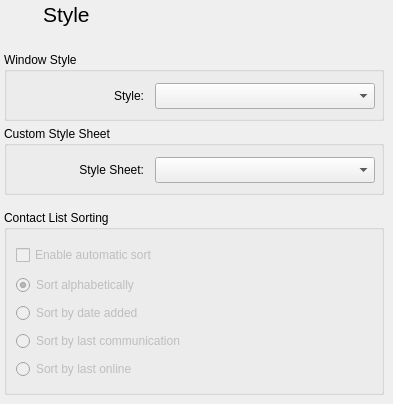
    <widget class="QWidget" name="style_Page">
     <widget class="QGroupBox" name="CustomStyle">
      <property name="geometry">
       <rect>
        <x>4</x>
        <y>126</y>
        <width>380</width>
        <height>69</height>
       </rect>
      </property>
      <property name="minimumSize">
       <size>
        <width>380</width>
        <height>69</height>
       </size>
      </property>
      <property name="maximumSize">
       <size>
        <width>380</width>
        <height>69</height>
       </size>
      </property>
      <property name="sizeIncrement">
       <size>
        <width>0</width>
        <height>0</height>
       </size>
      </property>
      <property name="title">
       <string>Custom Style Sheet</string>
      </property>
      <widget class="QWidget" name="layoutWidget6">
       <property name="geometry">
        <rect>
         <x>10</x>
         <y>30</y>
         <width>361</width>
         <height>28</height>
        </rect>
       </property>
       <layout class="QGridLayout" name="gridLayout_24">
        <item row="0" column="0">
         <widget class="QLabel" name="label_8">
          <property name="sizePolicy">
           <sizepolicy hsizetype="Fixed" vsizetype="Fixed">
            <horstretch>0</horstretch>
            <verstretch>0</verstretch>
           </sizepolicy>
          </property>
          <property name="maximumSize">
           <size>
            <width>130</width>
            <height>92</height>
           </size>
          </property>
          <property name="baseSize">
           <size>
            <width>120</width>
            <height>92</height>
           </size>
          </property>
          <property name="text">
           <string>Style Sheet:</string>
          </property>
          <property name="alignment">
           <set>Qt::AlignRight|Qt::AlignTrailing|Qt::AlignVCenter</set>
          </property>
         </widget>
        </item>
        <item row="0" column="1" alignment="Qt::AlignRight">
         <widget class="QComboBox" name="styleSheetCombo">
          <property name="enabled">
           <bool>true</bool>
          </property>
          <property name="minimumSize">
           <size>
            <width>220</width>
            <height>26</height>
           </size>
          </property>
          <property name="maximumSize">
           <size>
            <width>220</width>
            <height>26</height>
           </size>
          </property>
          <property name="font">
           <font>
            <pointsize>9</pointsize>
            <weight>50</weight>
            <bold>false</bold>
           </font>
          </property>
          <property name="autoFillBackground">
           <bool>false</bool>
          </property>
          <property name="iconSize">
           <size>
            <width>200</width>
            <height>92</height>
           </size>
          </property>
          <property name="frame">
           <bool>true</bool>
          </property>
         </widget>
        </item>
       </layout>
      </widget>
     </widget>
     <widget class="QGroupBox" name="WindowStyle">
      <property name="geometry">
       <rect>
        <x>4</x>
        <y>52</y>
        <width>380</width>
        <height>69</height>
       </rect>
      </property>
      <property name="minimumSize">
       <size>
        <width>380</width>
        <height>69</height>
       </size>
      </property>
      <property name="maximumSize">
       <size>
        <width>380</width>
        <height>69</height>
       </size>
      </property>
      <property name="title">
       <string>Window Style</string>
      </property>
      <widget class="QWidget" name="layoutWidget7">
       <property name="geometry">
        <rect>
         <x>10</x>
         <y>30</y>
         <width>361</width>
         <height>28</height>
        </rect>
       </property>
       <layout class="QGridLayout" name="gridLayout_25">
        <item row="0" column="0">
         <widget class="QLabel" name="label_7">
          <property name="sizePolicy">
           <sizepolicy hsizetype="Fixed" vsizetype="Fixed">
            <horstretch>0</horstretch>
            <verstretch>0</verstretch>
           </sizepolicy>
          </property>
          <property name="maximumSize">
           <size>
            <width>130</width>
            <height>92</height>
           </size>
          </property>
          <property name="baseSize">
           <size>
            <width>120</width>
            <height>92</height>
           </size>
          </property>
          <property name="text">
           <string>Style:</string>
          </property>
          <property name="alignment">
           <set>Qt::AlignRight|Qt::AlignTrailing|Qt::AlignVCenter</set>
          </property>
         </widget>
        </item>
        <item row="0" column="1" alignment="Qt::AlignRight">
         <widget class="QComboBox" name="styleCombo">
          <property name="enabled">
           <bool>true</bool>
          </property>
          <property name="sizePolicy">
           <sizepolicy hsizetype="Fixed" vsizetype="Fixed">
            <horstretch>0</horstretch>
            <verstretch>0</verstretch>
           </sizepolicy>
          </property>
          <property name="minimumSize">
           <size>
            <width>220</width>
            <height>26</height>
           </size>
          </property>
          <property name="maximumSize">
           <size>
            <width>220</width>
            <height>26</height>
           </size>
          </property>
          <property name="baseSize">
           <size>
            <width>200</width>
            <height>92</height>
           </size>
          </property>
          <property name="frame">
           <bool>true</bool>
          </property>
         </widget>
        </item>
       </layout>
      </widget>
     </widget>
     <widget class="QWidget" name="layoutWidget_17">
      <property name="geometry">
       <rect>
        <x>4</x>
        <y>0</y>
        <width>86</width>
        <height>30</height>
       </rect>
      </property>
      <layout class="QGridLayout" name="Style">
       <property name="horizontalSpacing">
        <number>3</number>
       </property>
       <item row="0" column="1" alignment="Qt::AlignLeft">
        <widget class="QLabel" name="label_30">
         <property name="minimumSize">
          <size>
           <width>0</width>
           <height>28</height>
          </size>
         </property>
         <property name="maximumSize">
          <size>
           <width>16777215</width>
           <height>28</height>
          </size>
         </property>
         <property name="font">
          <font>
           <pointsize>16</pointsize>
           <weight>75</weight>
           <bold>true</bold>
          </font>
         </property>
         <property name="text">
          <string>&lt;!DOCTYPE HTML PUBLIC &quot;-//W3C//DTD HTML 4.0//EN&quot; &quot;http://www.w3.org/TR/REC-html40/strict.dtd&quot;&gt;
&lt;html&gt;&lt;head&gt;&lt;meta name=&quot;qrichtext&quot; content=&quot;1&quot; /&gt;&lt;style type=&quot;text/css&quot;&gt;
p, li { white-space: pre-wrap; }
&lt;/style&gt;&lt;/head&gt;&lt;body style=&quot; font-family:'Open Sans Semi-Bold'; font-size:16pt; font-weight:600; font-style:normal;&quot;&gt;
&lt;p style=&quot; margin-top:12px; margin-bottom:12px; margin-left:0px; margin-right:0px; -qt-block-indent:0; text-indent:0px;&quot;&gt;&lt;span style=&quot; font-family:'Sans Serif'; font-weight:400;&quot;&gt;Style&lt;/span&gt;&lt;/p&gt;&lt;/body&gt;&lt;/html&gt;</string>
         </property>
        </widget>
       </item>
       <item row="0" column="0" alignment="Qt::AlignLeft|Qt::AlignVCenter">
        <widget class="QLabel" name="label_29">
         <property name="minimumSize">
          <size>
           <width>28</width>
           <height>28</height>
          </size>
         </property>
         <property name="maximumSize">
          <size>
           <width>28</width>
           <height>28</height>
          </size>
         </property>
         <property name="sizeIncrement">
          <size>
           <width>0</width>
           <height>0</height>
          </size>
         </property>
         <property name="baseSize">
          <size>
           <width>28</width>
           <height>28</height>
          </size>
         </property>
         <property name="pixmap">
          <pixmap resource="resourcen.qrc">:/icons/theme.svg</pixmap>
         </property>
         <property name="scaledContents">
          <bool>true</bool>
         </property>
        </widget>
       </item>
      </layout>
     </widget>
     <widget class="QGroupBox" name="ContactSort">
      <property name="geometry">
       <rect>
        <x>4</x>
        <y>210</y>
        <width>380</width>
        <height>185</height>
       </rect>
      </property>
      <property name="title">
       <string>Contact List Sorting</string>
      </property>
      <widget class="QWidget" name="layoutWidget8">
       <property name="geometry">
        <rect>
         <x>12</x>
         <y>31</y>
         <width>193</width>
         <height>142</height>
        </rect>
       </property>
       <layout class="QGridLayout" name="gridLayout_3">
        <item row="0" column="0">
         <widget class="QCheckBox" name="checkBox_5">
          <property name="enabled">
           <bool>false</bool>
          </property>
          <property name="minimumSize">
           <size>
            <width>0</width>
            <height>24</height>
           </size>
          </property>
          <property name="maximumSize">
           <size>
            <width>16777215</width>
            <height>24</height>
           </size>
          </property>
          <property name="text">
           <string>Enable automatic sort</string>
          </property>
          <property name="checked">
           <bool>false</bool>
          </property>
         </widget>
        </item>
        <item row="1" column="0">
         <widget class="QRadioButton" name="radioButton_2">
          <property name="enabled">
           <bool>false</bool>
          </property>
          <property name="minimumSize">
           <size>
            <width>0</width>
            <height>20</height>
           </size>
          </property>
          <property name="maximumSize">
           <size>
            <width>16777215</width>
            <height>20</height>
           </size>
          </property>
          <property name="text">
           <string>Sort alphabetically</string>
          </property>
          <property name="checked">
           <bool>true</bool>
          </property>
         </widget>
        </item>
        <item row="2" column="0">
         <widget class="QRadioButton" name="radioButton_3">
          <property name="enabled">
           <bool>false</bool>
          </property>
          <property name="minimumSize">
           <size>
            <width>0</width>
            <height>20</height>
           </size>
          </property>
          <property name="maximumSize">
           <size>
            <width>16777215</width>
            <height>20</height>
           </size>
          </property>
          <property name="text">
           <string>Sort by date added</string>
          </property>
          <property name="checked">
           <bool>false</bool>
          </property>
         </widget>
        </item>
        <item row="3" column="0">
         <widget class="QRadioButton" name="radioButton_4">
          <property name="enabled">
           <bool>false</bool>
          </property>
          <property name="minimumSize">
           <size>
            <width>0</width>
            <height>20</height>
           </size>
          </property>
          <property name="maximumSize">
           <size>
            <width>16777215</width>
            <height>20</height>
           </size>
          </property>
          <property name="text">
           <string>Sort by last communication</string>
          </property>
          <property name="checked">
           <bool>false</bool>
          </property>
         </widget>
        </item>
        <item row="4" column="0">
         <widget class="QRadioButton" name="radioButton_5">
          <property name="enabled">
           <bool>false</bool>
          </property>
          <property name="minimumSize">
           <size>
            <width>0</width>
            <height>20</height>
           </size>
          </property>
          <property name="maximumSize">
           <size>
            <width>16777215</width>
            <height>20</height>
           </size>
          </property>
          <property name="text">
           <string>Sort by last online</string>
          </property>
          <property name="checked">
           <bool>false</bool>
          </property>
         </widget>
        </item>
       </layout>
      </widget>
     </widget>
    </widget>
